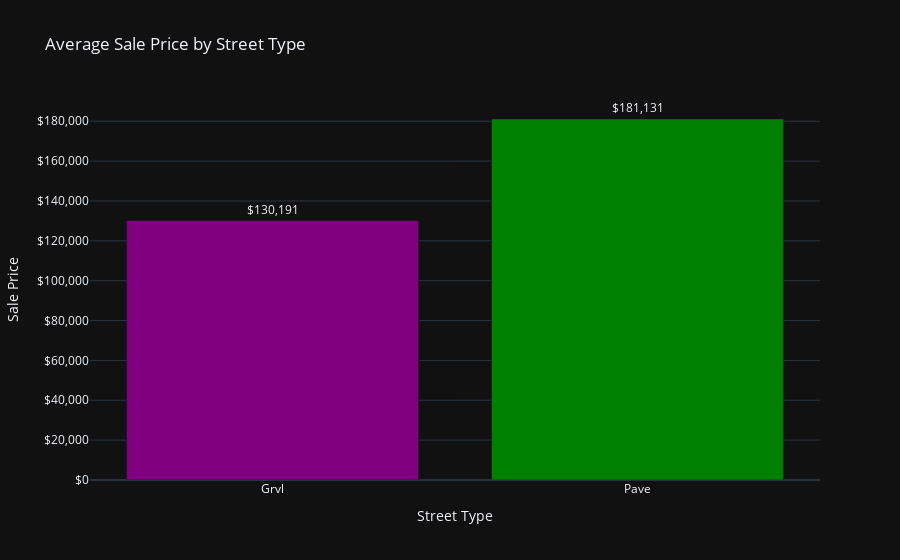

Notebook cell for this chart:
### Markdown cell above
### Street and Ally effects on price

### Code cell
# 3. Street and alley access types effect on sale price
street_prices = train0.groupby('Street')['SalePrice'].mean()
alley_prices = train0.groupby('Alley')['SalePrice'].mean()

# Street Prices
colors_street = np.where(street_prices.index == 'Pave', 'purple', 'green')
fig5 = px.bar(x=street_prices.index, y=street_prices.values, title='Average Sale Price by Street Type',
              template='plotly_dark', text=street_prices.values,
              color=colors_street, color_discrete_sequence=['purple', 'green'])

fig5.update_traces(texttemplate='$%{text:,.0f}', textposition='outside')
fig5.update_yaxes(title='Sale Price', tickprefix='$', tickformat=',')
fig5.update_xaxes(title='Street Type')
fig5.update_layout(showlegend=False)

# Alley Prices
colors_alley = np.where(alley_prices.index == 'Pave', 'purple', 'green')
fig6 = px.bar(x=alley_prices.index, y=alley_prices.values, title='Average Sale Price by Alley Type',
              template='plotly_dark', text=alley_prices.values,
              color=colors_alley, color_discrete_sequence=['purple', 'green'])

fig6.update_traces(texttemplate='$%{text:,.0f}', textposition='outside')
fig6.update_yaxes(title='Sale Price', tickprefix='$', tickformat=',')
fig6.update_xaxes(title='Alley Type')
fig6.update_layout(showlegend=False)

fig5.show()

### Figure 1 — Plotly figure (JSON) as saved in the notebook; plotly's stock layout.template omitted (floating-point values rounded to 4 significant figures)
{"data": [{"alignmentgroup": "True", "hovertemplate": "color=green<br>x=%{x}<br>y=%{y}<br>text=%{text}<extra></extra>", "legendgroup": "green", "marker": {"color": "purple", "pattern": {"shape": ""}}, "name": "green", "offsetgroup": "green", "orientation": "v", "showlegend": true, "text": [130200.0], "textposition": "outside", "texttemplate": "$%{text:,.0f}", "type": "bar", "x": ["Grvl"], "xaxis": "x", "y": [130200.0], "yaxis": "y"}, {"alignmentgroup": "True", "hovertemplate": "color=purple<br>x=%{x}<br>y=%{y}<br>text=%{text}<extra></extra>", "legendgroup": "purple", "marker": {"color": "green", "pattern": {"shape": ""}}, "name": "purple", "offsetgroup": "purple", "orientation": "v", "showlegend": true, "text": [181100.0], "textposition": "outside", "texttemplate": "$%{text:,.0f}", "type": "bar", "x": ["Pave"], "xaxis": "x", "y": [181100.0], "yaxis": "y"}], "layout": {"barmode": "relative", "legend": {"title": {"text": "color"}, "tracegroupgap": 0}, "showlegend": false, "title": {"text": "Average Sale Price by Street Type"}, "xaxis": {"anchor": "y", "domain": [0, 1], "title": {"text": "Street Type"}}, "yaxis": {"anchor": "x", "domain": [0, 1], "tickformat": ",", "tickprefix": "$", "title": {"text": "Sale Price"}}}}
